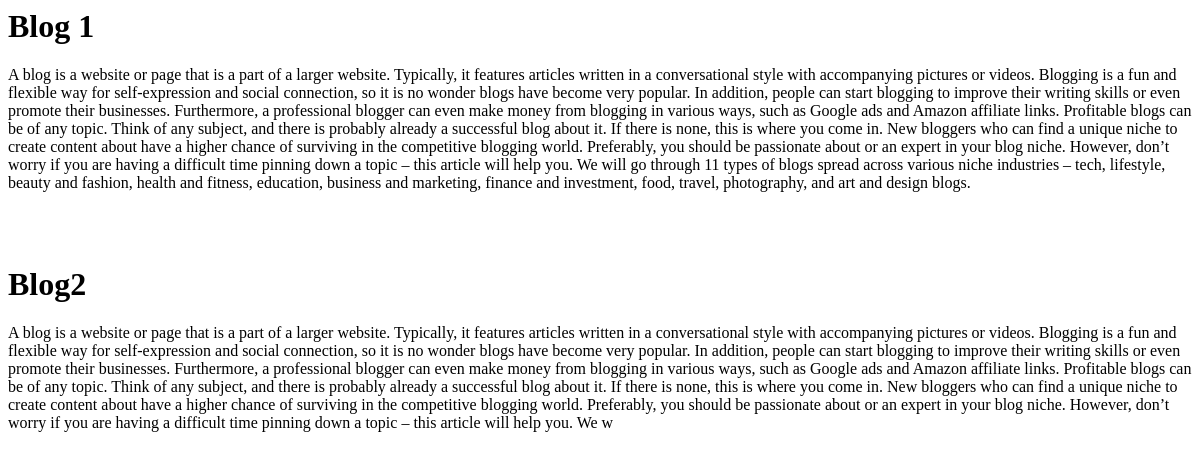
Before: / with the older database file.
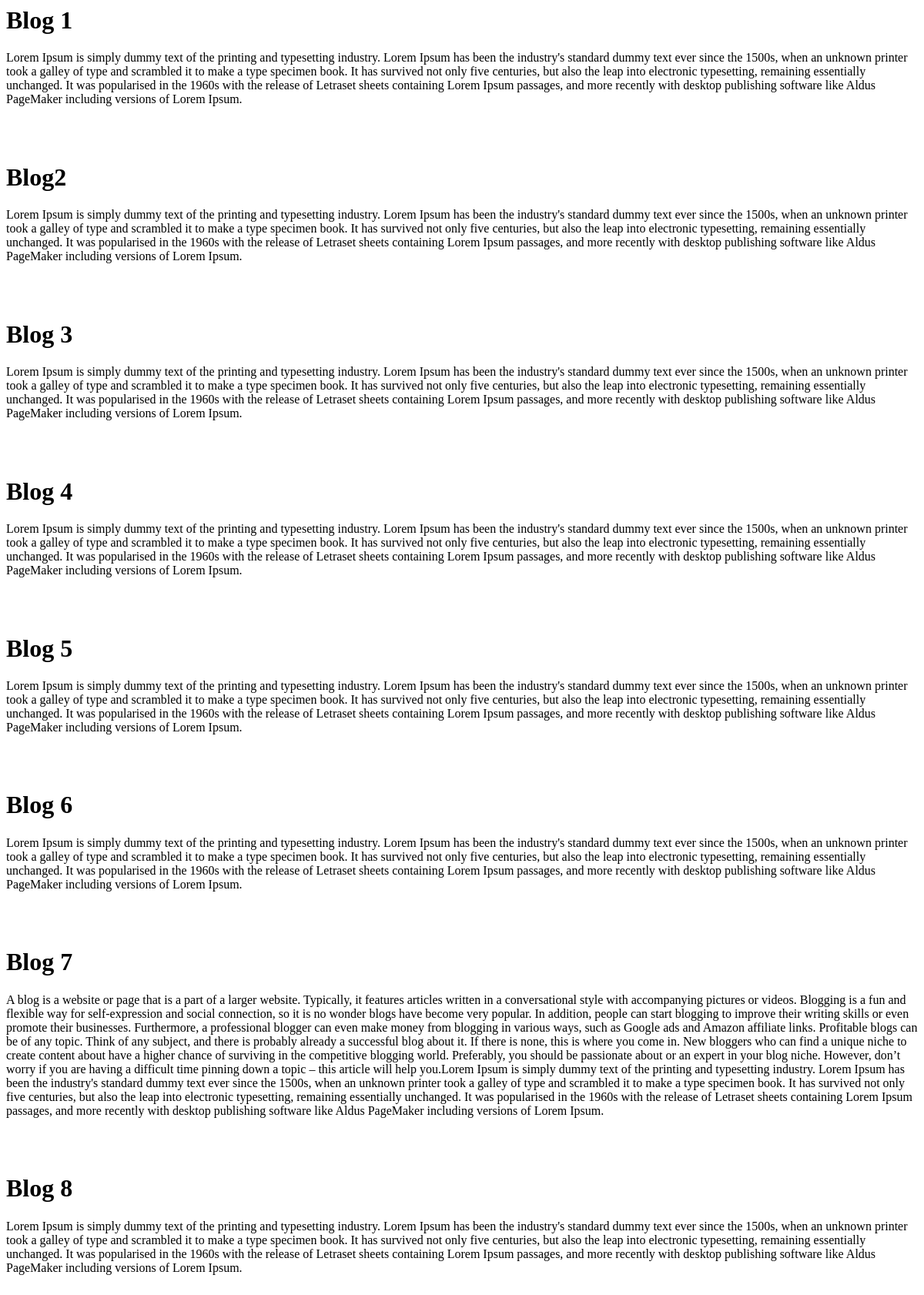
After: the same page with the newer database file.
### posts/models.py (models this page shows)
class Post(models.Model):
    title = models.CharField(max_length=100)
    body = models.CharField(max_length=100000)
    created_time = models.DateTimeField(default=datetime.now, blank=True)

### posts/views.py (the view)
# urls.py: path('', views.index, name='index'),
def index(request):
    posts = Post.objects.all().values()
    context={
        'posts':posts,
    }
    return render(request, 'index.html', context)

### templates/index.html
<html>
    <body>
        {% for x in posts %}
        <h1>{{ x.title }}</h1>
        <p>{{ x.body }}</p>
        <br>
        <br>
        {% endfor %}
    </body>
</html>

Changed rows visible on the page:
changed Post "Blog 1": body "A blog is a website or page that is a part of a larger website. Typically, it features articles written in a conversational style with accompanying pictures or videos. Blogging is a fun and flexible way for self-expression and social connection, so it is no wonder blogs have become very popular. In addition, people can start blogging to improve their writing skills or even promote their businesses. Furthermore, a professional blogger can even make money from blogging in various ways, such as Google ads and Amazon affiliate links. Profitable blogs can be of any topic. Think of any subject, and there is probably already a successful blog about it. If there is none, this is where you come in.…" → "Lorem Ipsum is simply dummy text of the printing and typesetting industry. Lorem Ipsum has been the industry's standard dummy text ever since the 1500s, when an unknown printer took a galley of type and scrambled it to make a type specimen book. It has survived not only five centuries, but also the leap into electronic typesetting, remaining essentially unchanged. It was popularised in the 1960s with the release of Letraset sheets containing Lorem Ipsum passages, and more recently with desktop publishing software like Aldus PageMaker including versions of Lorem Ipsum."
changed Post "Blog2": body "A blog is a website or page that is a part of a larger website. Typically, it features articles written in a conversational style with accompanying pictures or videos. Blogging is a fun and flexible way for self-expression and social connection, so it is no wonder blogs have become very popular. In addition, people can start blogging to improve their writing skills or even promote their businesses. Furthermore, a professional blogger can even make money from blogging in various ways, such as Google ads and Amazon affiliate links. Profitable blogs can be of any topic. Think of any subject, and there is probably already a successful blog about it. If there is none, this is where you come in.…" → "Lorem Ipsum is simply dummy text of the printing and typesetting industry. Lorem Ipsum has been the industry's standard dummy text ever since the 1500s, when an unknown printer took a galley of type and scrambled it to make a type specimen book. It has survived not only five centuries, but also the leap into electronic typesetting, remaining essentially unchanged. It was popularised in the 1960s with the release of Letraset sheets containing Lorem Ipsum passages, and more recently with desktop publishing software like Aldus PageMaker including versions of Lorem Ipsum."
added Post: title "Blog 3", body "Lorem Ipsum is simply dummy text of the printing and typesetting industry. Lorem Ipsum has been the industry's standard dummy text ever since the 1500s, when an unknown printer took a galley of type and scrambled it to make a type specimen book. It has survived not only five centuries, but also the leap into electronic typesetting, remaining essentially unchanged. It was popularised in the 1960s with the release of Letraset sheets containing Lorem Ipsum passages, and more recently with desktop publishing software like Aldus PageMaker including versions of Lorem Ipsum."
added Post: title "Blog 4", body "Lorem Ipsum is simply dummy text of the printing and typesetting industry. Lorem Ipsum has been the industry's standard dummy text ever since the 1500s, when an unknown printer took a galley of type and scrambled it to make a type specimen book. It has survived not only five centuries, but also the leap into electronic typesetting, remaining essentially unchanged. It was popularised in the 1960s with the release of Letraset sheets containing Lorem Ipsum passages, and more recently with desktop publishing software like Aldus PageMaker including versions of Lorem Ipsum."
added Post: title "Blog 5", body "Lorem Ipsum is simply dummy text of the printing and typesetting industry. Lorem Ipsum has been the industry's standard dummy text ever since the 1500s, when an unknown printer took a galley of type and scrambled it to make a type specimen book. It has survived not only five centuries, but also the leap into electronic typesetting, remaining essentially unchanged. It was popularised in the 1960s with the release of Letraset sheets containing Lorem Ipsum passages, and more recently with desktop publishing software like Aldus PageMaker including versions of Lorem Ipsum."
added Post: title "Blog 6", body "Lorem Ipsum is simply dummy text of the printing and typesetting industry. Lorem Ipsum has been the industry's standard dummy text ever since the 1500s, when an unknown printer took a galley of type and scrambled it to make a type specimen book. It has survived not only five centuries, but also the leap into electronic typesetting, remaining essentially unchanged. It was popularised in the 1960s with the release of Letraset sheets containing Lorem Ipsum passages, and more recently with desktop publishing software like Aldus PageMaker including versions of Lorem Ipsum."
added Post: title "Blog 7", body "A blog is a website or page that is a part of a larger website. Typically, it features articles written in a conversational style with accompanying pictures or videos. Blogging is a fun and flexible way for self-expression and social connection, so it is no wonder blogs have become very popular. In addition, people can start blogging to improve their writing skills or even promote their businesses. Furthermore, a professional blogger can even make money from blogging in various ways, such as Google ads and Amazon affiliate links. Profitable blogs can be of any topic. Think of any subject, and there is probably already a successful blog about it. If there is none, this is where you come in.…"
added Post: title "Blog 8", body "Lorem Ipsum is simply dummy text of the printing and typesetting industry. Lorem Ipsum has been the industry's standard dummy text ever since the 1500s, when an unknown printer took a galley of type and scrambled it to make a type specimen book. It has survived not only five centuries, but also the leap into electronic typesetting, remaining essentially unchanged. It was popularised in the 1960s with the release of Letraset sheets containing Lorem Ipsum passages, and more recently with desktop publishing software like Aldus PageMaker including versions of Lorem Ipsum."
